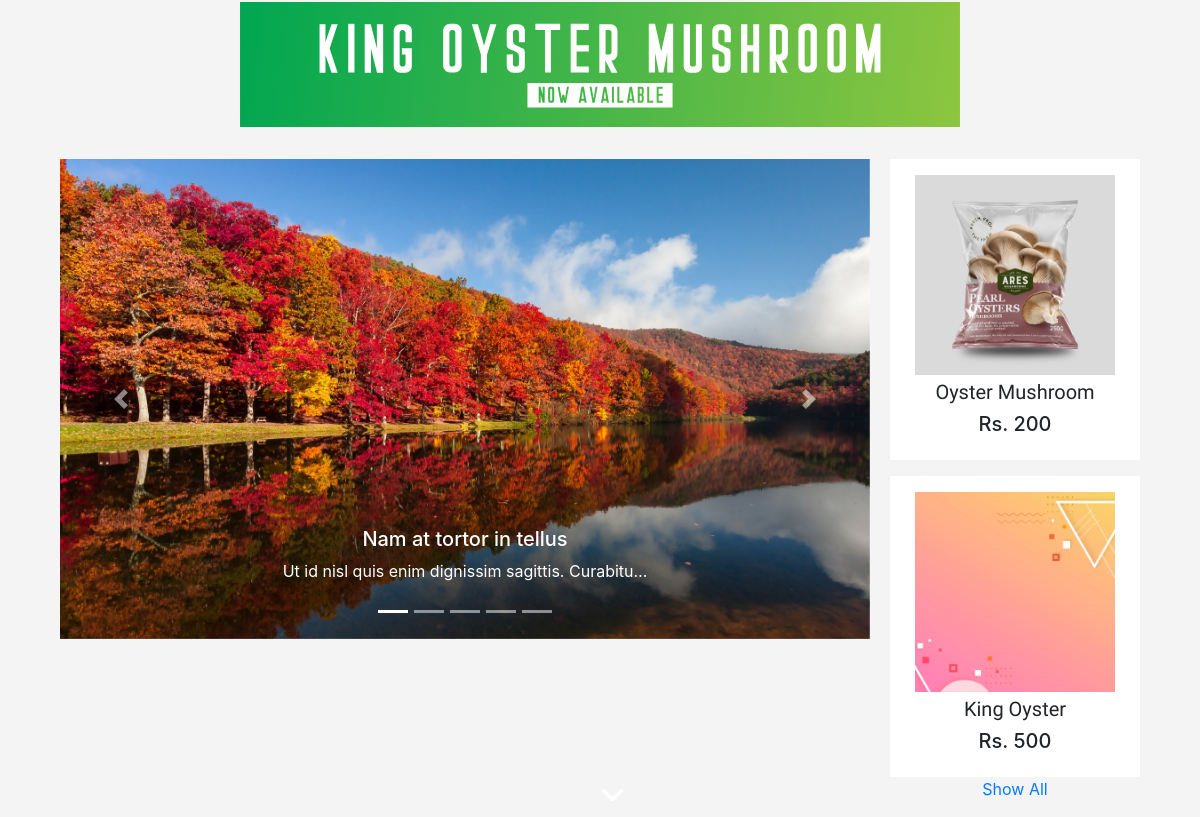
Before: / (lower part) with the older database file.
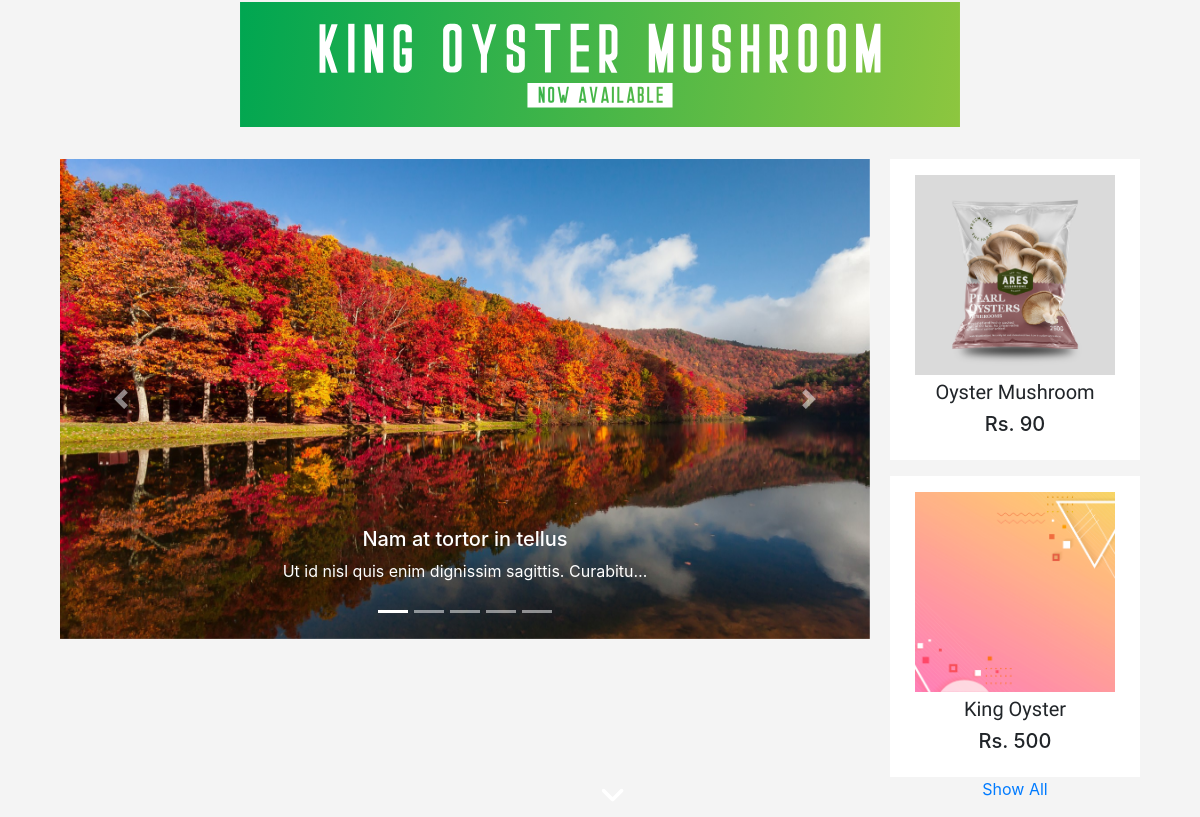
After: the same page with the newer database file.
### website/models.py (models this page shows, shortened)
class BaseModel(models.Model):
    upload_date = models.DateTimeField(auto_now_add=True)
    modify_date = models.DateTimeField(auto_now=True)
    class Meta:
        abstract = True

class Product(BaseModel):
    name = models.CharField(max_length=100)
    scientific_name = models.CharField(max_length=200)
    price = models.IntegerField()
    weight = models.IntegerField(help_text="in Kg")
    description = models.TextField()
    image = models.ImageField(upload_to="Product", null=False, blank=False)
    class Meta:
        verbose_name = "Product"
        verbose_name_plural = "Products"
        ordering = ["-upload_date", "-modify_date"]

### website/views.py (the view)
# urls.py: path("", HomeView.as_view(), name="home"),
class HomeView(TemplateView):
    model = Gallery
    template_name = "home.html"
    def get_context_data(self, **kwargs):
        context = super().get_context_data(**kwargs)
        context["carousel_data"] = Gallery.objects.filter(photo__isnull=False).exclude(
            photo=""
        )[:5]
        context["product_data"] = Product.objects.all()[:2]
        return context

### website/templatetags/tags.py (called while the page is built)
@register.filter
def active_link(value, link):
    link_data = link.split(",")
    link_data = list(map(str.strip, link_data))
    if len(link_data) == 1:
        link = reverse(link_data[0])
    else:
        link = reverse(link_data[0], args=(link_data[1]))
    if value == link:
        return "active"
    return ""

@register.filter()
def is_detail(value):
    value = value.split("/")
    link_data = list(map(str.strip, value))
    v = link_data[len(link_data) - 2]
    if v.isnumeric() is True:
        return "short"

@register.filter
def transparent(value, link):
    link_data = link.split(",")
    link_data = list(map(str.strip, link_data))
    if len(link_data) == 1:
        link = reverse(link_data[0])
    else:
        link = reverse(link_data[0], args=(link_data[1]))
    if value == link:
        return "transparent"
    return ""

### website/templates/home.html (shortened to what this page needs)
{% extends 'base.html' %}
{% load static %}
{% block body %}
  <div class="hero">
    <div class="transparent">
      <div class="mid">
        <div class="bottom"><i class="fas fa-angle-down"></i></div>
        </div>
    </div>
  </div>
  <div class="home-content">
    <div class="banner">
    <a href="{% url 'products' %}"><img src="{% static 'images/KingOyster.svg' %}"/></a>
    </div>
    <div class="divider">
      <div class="left">
        <div class="item">
        <div id="carouselExampleCaptions" data-interval="5000" class="carousel slide" data-ride="carousel">
          <ol class="carousel-indicators" style="z-index:1000;">
            <li data-target="#carouselExampleCaptions" data-slide-to="0" class="active"></li>
            <li data-target="#carouselExampleCaptions" data-slide-to="1"></li>
            <li data-target="#carouselExampleCaptions" data-slide-to="2"></li>
            <li data-target="#carouselExampleCaptions" data-slide-to="3"></li>
            <li data-target="#carouselExampleCaptions" data-slide-to="4"></li>
          </ol>
          <div class="carousel-inner">
            {% for obj in carousel_data %}
            <div class="carousel-item{% if forloop.first %} active {% endif %}">
              <img src="{{obj.photo.url}}" class="d-block w-100" alt="x" style="  object-fit: cover;object-position: 0% 20%;  width: 100%;height:30em;">
              <div class="carousel-caption d-none d-md-block" style="z-index:1000;">
                <h5>{{obj.caption}}</h5>
                <p>{{obj.description|safe|truncatechars:50}}</p>
              </div>
            </div>
            {% endfor %}
          </div>
          <a class="carousel-control-prev" href="#carouselExampleCaptions" role="button" data-slide="prev" style="z-index:1000;">
            <span class="carousel-control-prev-icon" aria-hidden="true"></span>
          </a>
          <a class="carousel-control-next" href="#carouselExampleCaptions" role="button" data-slide="next" style="z-index:1000;">
            <span class="carousel-control-next-icon" aria-hidden="true"></span>
          </a>
        </div>
        </div>
      </div>
      <div class="right">
        {% for things in product_data %}
          <div class="item">
              <img src="{{things.image.url}}" style="  object-fit: cover;object-position: 50% 50%;  width: 200px;height:200px;">
              <h5 id="pro_name">{{things.name}}</h5>
              <h5>Rs. {{things.price}}</h5>
          </div>
        {% endfor %}
        <a href="{% url 'products' %}">Show All</a>
        </div>
      </div>
  </div>
{% endblock body %}

Changed rows visible on the page:
changed Product "Oyster Mushroom": price "200" → "90"
